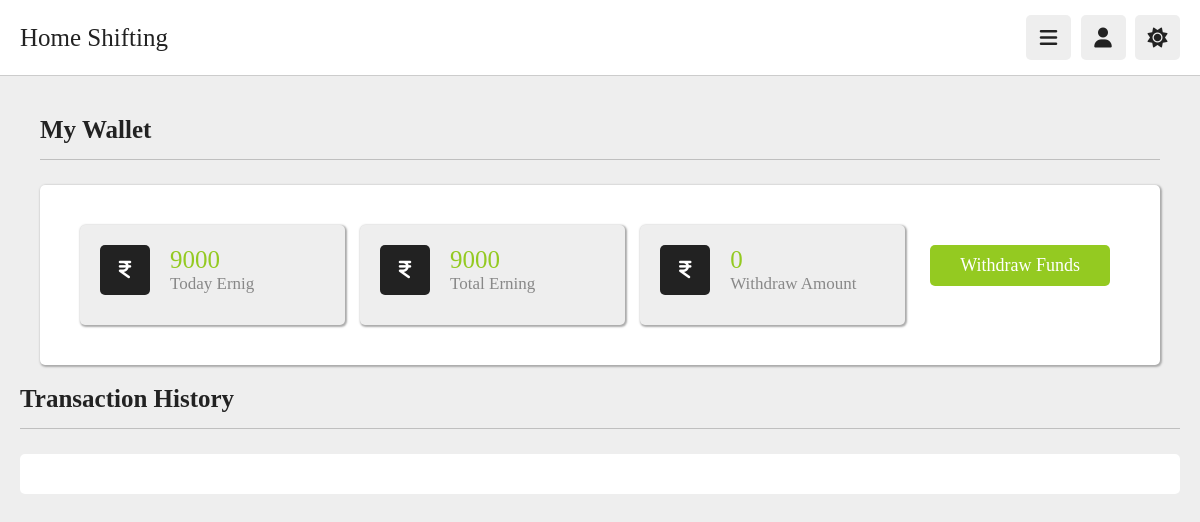
Page /dilevry_partners/Mywallet/ (signed in) on the earlier database version.
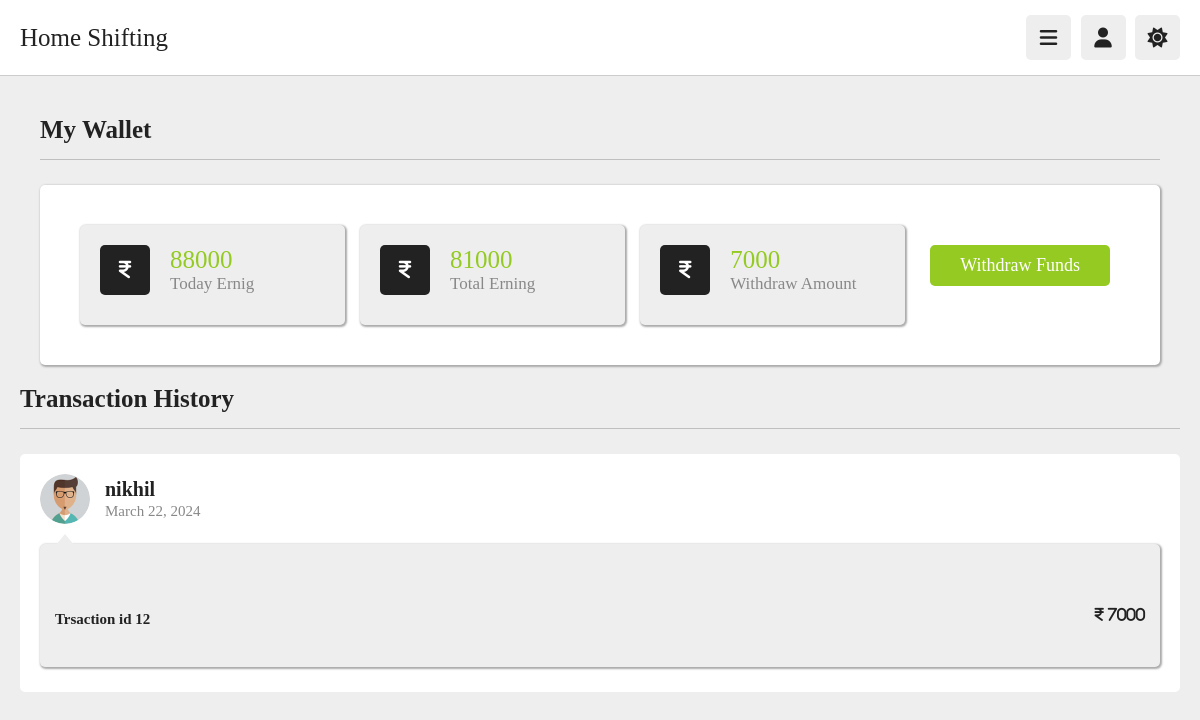
Same page on the later database version.
### myapp2/models.py (models this page shows)
class Rides(models.Model):
	truckpartner = models.ForeignKey(Truckpartner,on_delete = models.CASCADE, null = True)
	total_trip = models.PositiveIntegerField(default = 0 , null = True)
	start_time = models.DateTimeField(null = True)
	expiry_time = models.DateTimeField(null = True)
	today_earning = models.PositiveBigIntegerField(default = 0, null = True)
	total_earning = models.PositiveBigIntegerField(default = 0, null = True)
	def __str__(self):
	    return self.truckpartner.t_name

class Transactions(models.Model):
	truckpartner = models.ForeignKey(Truckpartner,on_delete=models.CASCADE , null = True)
	rides = models.ForeignKey(Rides,on_delete=models.CASCADE , null = True)
	account_holder_name = models.CharField(max_length = 20)
	account_number = models.PositiveIntegerField()
	ifsc_code = models.CharField(max_length=20,null=True)
	date = models.DateField(default = timezone.now)
	amount = models.PositiveBigIntegerField(default = 0)
	def __str__(self):
		return self.truckpartner.t_name

### myapp2/views.py (the view)
# urls.py: path('Mywallet/',views.Mywallet,name='Mywallet'),
def Mywallet(request):
    try:
        truckpartner = Truckpartner.objects.get(t_email = request.session['temail'])
        ride = Rides.objects.get(truckpartner = truckpartner)
        print("============",ride)
        transactions = Transactions.objects.filter(truckpartner = truckpartner)
        a = 0
        for i in transactions:
            a += i.amount
        print("============",transactions)
        current_datetime = timezone.now()
        if current_datetime >= ride.expiry_time:
            ride.today_earning = 0
            ride.save()
        return render(request,'Mywallet.html',{'ride':ride,'transactions':transactions,'a':a})
    except Exception as e:
        print(e)
        return render(request,'Mywallet.html')

### myapp2/templates/Mywallet.html (shortened to what this page needs)
{% extends 'sheader.html' %}
{% load static %}
{% block content %}
<section class="comments">
   <section class="user-profile">
      <h1 class="heading">My Wallet</h1>
      <div class="info" style="box-shadow: 1px 1px 2px 1px #aaaaaa;">
         <div class="box-container">
            <div class="box" style="  box-shadow: 1px 1px 2px 1px #aaaaaa;">
               <div class="flex">
                  <i class="fa-solid fa-indian-rupee-sign"></i>
                <div>
                     <span>{{ride.today_earning}}</span>
                     <p>Today Ernig</p>
                  </div>
               </div>
            </div>
            <div class="box" style="  box-shadow: 1px 1px 2px 1px #aaaaaa;">
               <div class="flex">
                  <i class="fa-solid fa-indian-rupee-sign"></i>
                  <div>
                     <span>{{ride.total_earning}}</span>
                     <p>Total Erning</p>
                  </div>
               </div>
            </div>
            <div class="box" style="box-shadow: 1px 1px 2px 1px #aaaaaa;">
               <div class="flex">
                  <i class="fa-solid fa-indian-rupee-sign"></i>
                  <div>
                     <span>{{a}}</span>
                     <p>Withdraw Amount</p>
                  </div>
               </div>
            </div>
         <div class="user">
            <a href="{% url 'Withdrawal_funds' %}" class="inline-btn " >Withdraw Funds</a>
         </div>
         </div>
      </div>
   </section>
   <h1 class="heading"> Transaction history </h1>
   <div class="box-container">
      {% for i in transactions %}
      <div class="box" >
         <div class="user" >
            <img src="{% static 'images/pic-1.jpg' %}" alt="">
            <div>
               <h3>{{i.account_holder_name}}</h3>
               <span>{{i.date}}</span>
            </div>
         </div>
         <div class="comment-box" style="box-shadow: 1px 1px 2px 1px #aaaaaa;">
            <h5>Trsaction id {{i.account_number}} <span style="float: right;"><i class="fa-solid fa-indian-rupee-sign"> {{i.amount}}</span></h5></i>
         </div>
      </div>
      {% endfor %}
   </div>
</section>
{% endblock %}

### myapp2/templates/sheader.html (shortened to what this page needs)
{% load static %}
<html lang="en">
<head>
   <link rel="stylesheet" href="https://cdnjs.cloudflare.com/ajax/libs/font-awesome/6.1.2/css/all.min.css">
   <link rel="stylesheet" href="{% static 'css/style.css' %}">
   <link rel="stylesheet" href="https://cdnjs.cloudflare.com/ajax/libs/font-awesome/5.15.4/css/all.min.css">
    <link rel="stylesheet" href="bower_components/sweetalert2/dist/sweetalert2.min.css">
</head>
<body>
   <header class="header">
      <section class="flex">
         <a href="{% url 'thome' %}" class="logo">Home Shifting</a>
         <div class="icons">
            <div id="menu-btn" class="fas fa-bars"></div>
            <div id="user-btn" class="fas fa-user"></div>
            <div id="toggle-btn" class="fas fa-sun"></div>
         </div>
      </section>
   </header>
{% block  content%}
{% endblock  %}
 </body>
 </html>

### myapp2/static/css/style.css (style rules this page uses)
:root { --main-color:#94CA21; --red:#e74c3c; --orange:#f39c12; --light-color:#888; --light-bg:#eee; --black:#222222; --white:#fff; --border:.1rem solid rgba(0,0,0,.2); }
* { font-family: 'Kalam', cursive; margin:0; padding:0; box-sizing: border-box; outline: none; border:none; text-decoration: none; }
html { font-size: 62.5%; overflow-x: hidden; }
body { background-color: var(--light-bg); padding-left: 30rem; }
section { padding:2rem; margin: 0 auto; max-width: 1200px; }
.heading { font-size: 2.5rem; color:var(--black); margin-bottom: 2.5rem; border-bottom: var(--border); padding-bottom: 1.5rem; text-transform: capitalize; }
.inline-btn, .inline-option-btn, .inline-delete-btn, .btn, .delete-btn, .option-btn { border-radius: .5rem; color:#fff; font-size: 1.8rem; cursor: pointer; text-transform: capitalize; padding:1rem 3rem; text-align: center; margin-top: 1rem; }
.inline-btn, .inline-option-btn, .inline-delete-btn { display: inline-block; }
.btn, .inline-btn { background-color: var(--main-color); }
.header { position: sticky; top:0; left:0; right: 0; background-color: var(--white); z-index: 1000; border-bottom: var(--border); }
.header .flex { display: flex; align-items: center; justify-content: space-between; position: relative; padding: 1.5rem 2rem; }
.header .flex .logo { font-size: 2.5rem; color: var(--black); }
.header .flex .icons div { font-size: 2rem; color:var(--black); background-color: var(--light-bg); border-radius: .5rem; height: 4.5rem; width: 4.5rem; line-height: 4.5rem; cursor: pointer; text-align: center; margin-left: .7rem; }
.comments .box-container { display: grid; gap: 2.5rem; background-color: var(--white); padding: 2rem; border-radius: .5rem; }
.comments .box-container .box .user { display: flex; align-items: center; gap: 1.5rem; margin-bottom: 2rem; }
.comments .box-container .box .user img { height: 5rem; width: 5rem; border-radius: 50%; }
.comments .box-container .box .user h3 { font-size: 2rem; color: var(--black); margin-bottom: .2rem; }
.comments .box-container .box .user span { font-size: 1.5rem; color: var(--light-color); }
.comments .box-container .box .comment-box { border-radius: .5rem; background-color: var(--light-bg); padding:1rem 1.5rem; white-space: pre-line; margin: .5rem 0; font-size: 1.8rem; color: var(--black); line-height: 1.5; position: relative; z-index: 0; }
.comments .box-container .box .comment-box::before { content: ''; position: absolute; top: -1rem; left: 1.5rem; background-color: var(--light-bg); height: 1.2rem; width: 2rem; clip-path: polygon(50% 0%, 0% 100%, 100% 100%); }
.user-profile .info { background-color: var(--white); border-radius: .5rem; padding: 2rem; }
.user-profile .info .user { text-align: center; margin-bottom: 2rem; padding: 1rem; }
.user-profile .info .box-container { display: flex; flex-wrap: wrap; gap: 1.5rem; }
.user-profile .info .box-container .box { background-color: var(--light-bg); border-radius: .5rem; padding: 2rem; flex: 1 1 25rem; }
.user-profile .info .box-container .box .flex { display: flex; align-items: center; gap: 2rem; margin-bottom: 1rem; }
.user-profile .info .box-container .box .flex i { font-size:2rem; color: var(--white); background-color: var(--black); text-align: center; border-radius: .5rem; height: 5rem; width: 5rem; line-height: 4.9rem; }
.user-profile .info .box-container .box .flex span { font-size: 2.5rem; color: var(--main-color); }
.user-profile .info .box-container .box .flex p { color: var(--light-color); font-size: 1.7rem; }
@media (max-width:1200px) { body { padding-left: 0; } }

Differences in the rows shown:
changed Rides: today_earning "9000" → "88000"; total_earning "9000" → "81000"
added Transactions: account_holder_name "nikhil", date "March 22, 2024", account_number "12", amount "7000"
Other differences:
{{ a }}: "0" → "7000"
